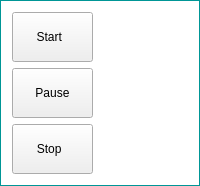
                              <widget class="QGroupBox" name="groupBox_StartPauseStop">
                               <property name="minimumSize">
                                <size>
                                 <width>101</width>
                                 <height>181</height>
                                </size>
                               </property>
                               <property name="styleSheet">
                                <string notr="true">QGroupBox{ border: 1px solid ;
background-color: transparent;
border-color: rgb(0,150,150);
color:rgb(0,120,120);
;}</string>
                               </property>
                               <property name="title">
                                <string/>
                               </property>
                               <layout class="QVBoxLayout" name="verticalLayout_6">
                                <item>
                                 <widget class="QPushButton" name="startPatSequence_Button">
                                  <property name="sizePolicy">
                                   <sizepolicy hsizetype="Fixed" vsizetype="Fixed">
                                    <horstretch>0</horstretch>
                                    <verstretch>0</verstretch>
                                   </sizepolicy>
                                  </property>
                                  <property name="minimumSize">
                                   <size>
                                    <width>81</width>
                                    <height>50</height>
                                   </size>
                                  </property>
                                  <property name="text">
                                   <string>Start  </string>
                                  </property>
                                  <property name="icon">
                                   <iconset resource="HiRes.qrc">
                                    <normaloff>:/new/prefix1/Icons/my_play.png</normaloff>:/new/prefix1/Icons/my_play.png</iconset>
                                  </property>
                                 </widget>
                                </item>
                                <item>
                                 <widget class="QPushButton" name="pausePatSequence_Button">
                                  <property name="sizePolicy">
                                   <sizepolicy hsizetype="Fixed" vsizetype="Fixed">
                                    <horstretch>0</horstretch>
                                    <verstretch>0</verstretch>
                                   </sizepolicy>
                                  </property>
                                  <property name="minimumSize">
                                   <size>
                                    <width>81</width>
                                    <height>50</height>
                                   </size>
                                  </property>
                                  <property name="text">
                                   <string>Pause</string>
                                  </property>
                                  <property name="icon">
                                   <iconset resource="HiRes.qrc">
                                    <normaloff>:/new/prefix1/Icons/my_pause.png</normaloff>:/new/prefix1/Icons/my_pause.png</iconset>
                                  </property>
                                 </widget>
                                </item>
                                <item>
                                 <widget class="QPushButton" name="stopPatSequence_Button">
                                  <property name="sizePolicy">
                                   <sizepolicy hsizetype="Fixed" vsizetype="Fixed">
                                    <horstretch>0</horstretch>
                                    <verstretch>0</verstretch>
                                   </sizepolicy>
                                  </property>
                                  <property name="minimumSize">
                                   <size>
                                    <width>81</width>
                                    <height>50</height>
                                   </size>
                                  </property>
                                  <property name="text">
                                   <string>Stop  </string>
                                  </property>
                                  <property name="icon">
                                   <iconset resource="HiRes.qrc">
                                    <normaloff>:/new/prefix1/Icons/my_stop.png</normaloff>:/new/prefix1/Icons/my_stop.png</iconset>
                                  </property>
                                 </widget>
                                </item>
                               </layout>
                              </widget>
